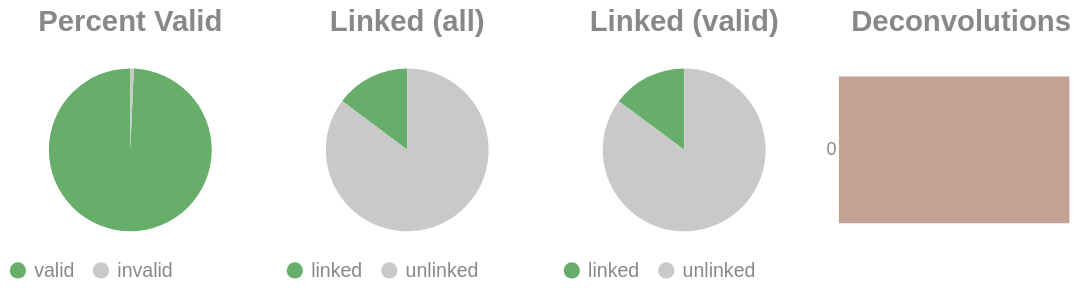

Here is the notebook cell this chart was saved with:
### Code cell
if SKIPLR:
    pass
else:
    clash = Counter()
    for i in valids['molecule'].to_list():
        _mol = i.split("-")
        if len(_mol) == 1:
            clash.update('0')
        else:
            clash.update(_mol[-1])

    _d = {"deconvolutions": [], 'count': []}
    for k,v in clash.items():
        _d['deconvolutions'].append(k)
        _d['count'].append(v)

    tot_valid = valids['reads'].sum()
    mask = valids['reads'] >= 2
    n_linked_reads = valids.filter(mask)['reads'].sum()
    if n_linked_reads == 0:
        print_html("No linked molecules (>=2 reads) were detected; skipping linked-only distributions.")
        SKIPLR = True
    else:
        perc_valid = round(tot_valid / n_reads, 4)
        linked_perc_abs = round(n_linked_reads / n_reads, 4)
        linked_perc = round(n_linked_reads / tot_valid, 4)

    _valid = pl.DataFrame({"valids": ['valid', 'invalid'], "count": [tot_valid, n_reads - tot_valid]})
    _linked_abs = pl.DataFrame({"linked (absolute)": ['linked', 'unlinked'], "count": [n_linked_reads, n_reads - n_linked_reads]})
    _linked_rel = pl.DataFrame({"linked (valids)": ['linked', 'unlinked'], "count": [n_linked_reads, tot_valid - n_linked_reads]})

    (
        alt.hconcat(
            piechart(_valid, goodval = 'valid', title = "Percent Valid"),
            piechart(_linked_abs, goodval = "linked", title =  "Linked (all)"),
            piechart(_linked_rel, goodval = "linked", title =  "Linked (valid)"),
            convolutionbar(pl.DataFrame(_d), title = "Deconvolutions"),
            center = True,
            bounds = 'flush'
        )
        .resolve_scale(color='independent')
        .resolve_legend('independent')
        .properties(usermeta={'embedOptions': {"actions": False}})
    ).display()

### Figure 1 — Vega-Lite specification as saved in the notebook (floating-point values rounded to 4 significant figures)
{"width": "container", "height": 400, "config": {"title": {"anchor": "start", "dy": -15, "fontSize": 18, "color": "#888888", "subtitleColor": "#888888", "subtitleFontSize": 14}, "arc": {"fill": "#0072B2"}, "axis": {"domainColor": "#888888", "domainWidth": 0.5, "gridWidth": 0.2, "grid": false, "titleFontWeight": 400, "titleFontSize": 15, "labelFontSize": 11, "labelColor": "#888888", "tickColor": "#888888", "tickWidth": 0.2, "titleColor": "#888888"}, "axisBand": {"grid": false}, "axisX": {"grid": true, "tickSize": 10, "domainCap": "round"}, "axisY": {"domain": false, "grid": true, "tickSize": 0, "domainCap": "round"}, "background": "transparent", "header": {"labelFontSize": 15, "labelColor": "#888888", "titleFontSize": 15, "titleFontWeight": 600, "titleColor": "#888888"}, "legend": {"labelFont": "sans-serif", "labelFontSize": 12, "labelColor": "#888888", "symbolSize": 100, "symbolType": "circle", "titleFontSize": 12, "titlePadding": 10, "titleColor": "#888888", "title": null}, "range": {"category": ["#E69F00", "#56B4E9", "#009E73", "#F0E442", "#0072B2", "#D55E00", "#CC79A7", "#000000"], "diverging": ["#cfe8f3", "#a2d4ec", "#73bfe2", "#46abdb", "#1696d2", "#12719e"]}, "area": {"fill": "#0072B2", "fillOpacity": 0.7, "line": true, "strokeOpacity": 0.7}, "line": {"color": "#0072B2", "stroke": "#0072B2", "strokeWidth": 2}, "trail": {"color": "#0072B2", "stroke": "#0072B2", "strokeWidth": 0, "size": 1}, "point": {"filled": true, "fillOpacity": 1.0, "size": 95}, "text": {"color": "#888888", "fontSize": 11, "align": "right", "fontWeight": 400, "size": 11}, "bar": {"fill": "#0072B2", "stroke": null}, "view": {"stroke": null, "continuousWidth": 660, "continuousHeight": 400}}, "hconcat": [{"data": {"name": "data-5b4d990836000e34bd89f143485b2873"}, "mark": {"type": "arc"}, "encoding": {"color": {"field": "valids", "legend": {"orient": "bottom", "title": null}, "scale": {"domain": ["valid", "invalid"], "range": ["#68ae6b", "#C9C9C9"]}, "title": "Valids", "type": "nominal"}, "theta": {"field": "count", "type": "quantitative"}, "tooltip": [{"field": "valids", "title": "Valids", "type": "ordinal"}, {"field": "percent", "format": ".2%", "title": "Percent", "type": "quantitative"}, {"field": "count", "title": "Count", "type": "quantitative"}]}, "height": 100, "title": {"text": "Percent Valid", "align": "center", "anchor": "middle"}, "transform": [{"calculate": "datum.count / 2890334", "as": "percent"}], "width": 150}, {"data": {"name": "data-fc01036e9bdc2d3a198a343ba96326a6"}, "mark": {"type": "arc"}, "encoding": {"color": {"field": "linked (absolute)", "legend": {"orient": "bottom", "title": null}, "scale": {"domain": ["linked", "unlinked"], "range": ["#68ae6b", "#C9C9C9"]}, "title": "Linked (Absolute)", "type": "nominal"}, "theta": {"field": "count", "type": "quantitative"}, "tooltip": [{"field": "linked (absolute)", "title": "Linked (Absolute)", "type": "ordinal"}, {"field": "percent", "format": ".2%", "title": "Percent", "type": "quantitative"}, {"field": "count", "title": "Count", "type": "quantitative"}]}, "height": 100, "title": {"text": "Linked (all)", "align": "center", "anchor": "middle"}, "transform": [{"calculate": "datum.count / 2890334", "as": "percent"}], "width": 150}, {"data": {"name": "data-5ca625bec5fb595b32326059f4e24ecd"}, "mark": {"type": "arc"}, "encoding": {"color": {"field": "linked (valids)", "legend": {"orient": "bottom", "title": null}, "scale": {"domain": ["linked", "unlinked"], "range": ["#68ae6b", "#C9C9C9"]}, "title": "Linked (Valids)", "type": "nominal"}, "theta": {"field": "count", "type": "quantitative"}, "tooltip": [{"field": "linked (valids)", "title": "Linked (Valids)", "type": "ordinal"}, {"field": "percent", "format": ".2%", "title": "Percent", "type": "quantitative"}, {"field": "count", "title": "Count", "type": "quantitative"}]}, "height": 100, "title": {"text": "Linked (valid)", "align": "center", "anchor": "middle"}, "transform": [{"calculate": "datum.count / 2870505", "as": "percent"}], "width": 150}, {"data": {"name": "data-ea63acc81e4a9b23704caa3db1542183"}, "mark": {"type": "bar"}, "encoding": {"color": {"field": "deconvolutions", "legend": null, "scale": {"scheme": "lightgreyred"}, "type": "nominal"}, "tooltip": [{"field": "deconvolutions", "title": "Deconvolutions", "type": "ordinal"}, {"field": "percent", "format": ".2%", "title": "Percent", "type": "quantitative"}, {"field": "count", "title": "Count", "type": "quantitative"}], "x": {"axis": null, "field": "count", "type": "quantitative"}, "y": {"field": "deconvolutions", "sort": "ascending", "title": null, "type": "nominal"}}, "height": 100, "title": {"text": "Deconvolutions", "align": "center", "anchor": "middle"}, "transform": [{"calculate": "datum.count / 2640743", "as": "percent"}], "width": 150}], "bounds": "flush", "center": true, "resolve": {"legend": {"angle": "independent"}, "scale": {"color": "independent"}}, "usermeta": {"embedOptions": {"actions": false}}, "$schema": "https://vega.github.io/schema/vega-lite/v6.1.0.json", "datasets": {"data-5b4d990836000e34bd89f143485b2873": [{"valids": "valid", "count": 2870505}, {"valids": "invalid", "count": 19829}], "data-fc01036e9bdc2d3a198a343ba96326a6": [{"linked (absolute)": "linked", "count": 426127}, {"linked (absolute)": "unlinked", "count": 2464207}], "data-5ca625bec5fb595b32326059f4e24ecd": [{"linked (valids)": "linked", "count": 426127}, {"linked (valids)": "unlinked", "count": 2444378}], "data-ea63acc81e4a9b23704caa3db1542183": [{"deconvolutions": "0", "count": 2640743}]}}
